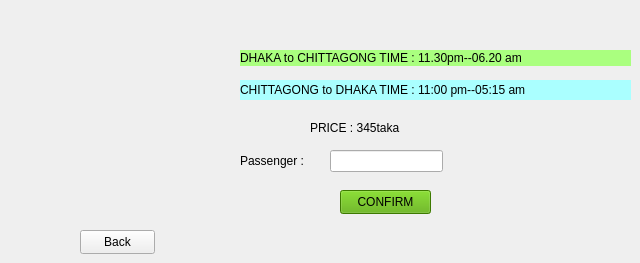
    <widget class="QWidget" name="ptwlturnadtls">
     <widget class="QLabel" name="label_30">
      <property name="geometry">
       <rect>
        <x>240</x>
        <y>50</y>
        <width>391</width>
        <height>16</height>
       </rect>
      </property>
      <property name="styleSheet">
       <string notr="true">background-color: rgb(170, 255, 127);
font: 12pt &quot;Segoe UI&quot;;</string>
      </property>
      <property name="text">
       <string>DHAKA to CHITTAGONG TIME : 11.30pm--06.20 am</string>
      </property>
     </widget>
     <widget class="QLabel" name="label_31">
      <property name="geometry">
       <rect>
        <x>240</x>
        <y>80</y>
        <width>391</width>
        <height>20</height>
       </rect>
      </property>
      <property name="styleSheet">
       <string notr="true">font: 12pt &quot;Segoe UI&quot;;
background-color: rgb(170, 255, 255);</string>
      </property>
      <property name="text">
       <string>CHITTAGONG to DHAKA TIME : 11:00 pm--05:15 am</string>
      </property>
     </widget>
     <widget class="QLabel" name="label_32">
      <property name="geometry">
       <rect>
        <x>310</x>
        <y>120</y>
        <width>131</width>
        <height>16</height>
       </rect>
      </property>
      <property name="text">
       <string>PRICE : 345taka</string>
      </property>
     </widget>
     <widget class="QLabel" name="label_33">
      <property name="geometry">
       <rect>
        <x>240</x>
        <y>150</y>
        <width>81</width>
        <height>21</height>
       </rect>
      </property>
      <property name="text">
       <string>Passenger :</string>
      </property>
     </widget>
     <widget class="QLineEdit" name="turnapass">
      <property name="geometry">
       <rect>
        <x>330</x>
        <y>150</y>
        <width>113</width>
        <height>22</height>
       </rect>
      </property>
     </widget>
     <widget class="QPushButton" name="pushButton_9">
      <property name="geometry">
       <rect>
        <x>340</x>
        <y>190</y>
        <width>91</width>
        <height>24</height>
       </rect>
      </property>
      <property name="styleSheet">
       <string notr="true">font: 12pt &quot;Segoe UI&quot;;
background-color: rgb(85, 170, 0);</string>
      </property>
      <property name="text">
       <string>CONFIRM</string>
      </property>
     </widget>
     <widget class="QPushButton" name="pushButton_20">
      <property name="geometry">
       <rect>
        <x>80</x>
        <y>230</y>
        <width>75</width>
        <height>24</height>
       </rect>
      </property>
      <property name="text">
       <string>Back</string>
      </property>
     </widget>
    </widget>
